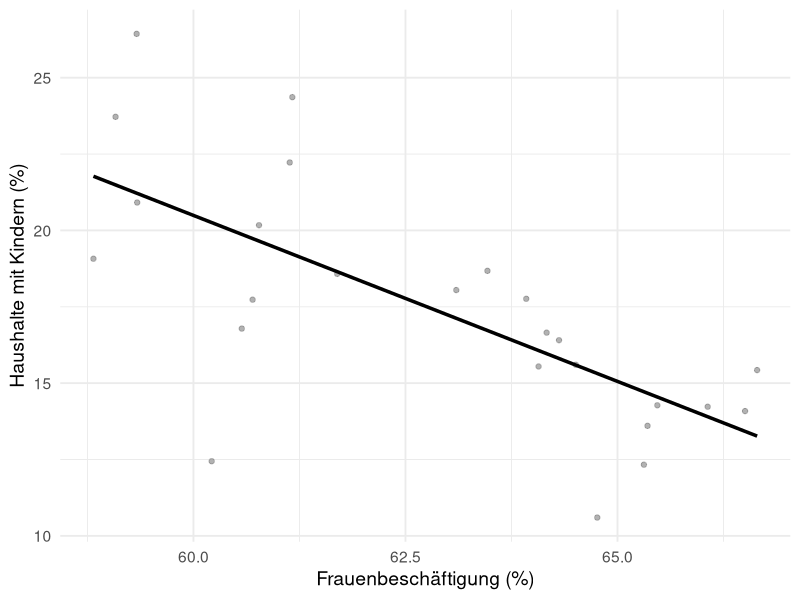

R code for this plot: (Note: this script raises an error after producing the figure.)
library(tidyverse)
library(readxl)
library(ggplot2)
library(dplyr)


# Einlesen der Bevölkerungsdaten (0–2 Jahre)


be_sheet <- read_excel("data/raw/export_be.xlsx", sheet = "BEVÖLKERUNG")

be_0bis2 <- be_sheet %>% 
  filter(
    Indikator == "Altersgruppen",
    Ausprägung == "bis 2 Jahre"
  ) %>%
  select(Indikator, Ausprägung, Jahr, Raumbezug, `Basiswert 1`)


# Einlesen der Kinderbetreuungsdaten (0–2 Jahre)


ki_sheet <- read_excel("data/raw/export_ki.xlsx", sheet = "KINDERBETREUUNG")

ki_0bis2 <- ki_sheet %>% 
  filter(
    Indikator == "Altersgruppen",
    Ausprägung == "bis 2 Jahre"
  ) %>% 
  select(Indikator, Ausprägung, Jahr, Raumbezug, `Basiswert 1`)


# Umbenennen der Variablen


be_0bis2 <- be_0bis2 %>%
  rename(kinder_total = `Basiswert 1`)

ki_0bis2 <- ki_0bis2 %>%
  rename(kinder_betreut = `Basiswert 1`)


# Zusammenführen der Bevölkerung und Betreuungszahlen


df_betreut <- left_join(
  be_0bis2,
  ki_0bis2,
  by = c("Jahr", "Raumbezug", "Indikator", "Ausprägung")
)


# Berechnung: unbetreute Kinder und Betreuungsanteile


df_betreut <- df_betreut %>%
  mutate(
    kinder_unbetreut = kinder_total - kinder_betreut,
    anteil_unbetreut = kinder_unbetreut / kinder_total * 100,
    anteil_betreut = kinder_betreut / kinder_total * 100
  )


# Filter für das Jahr 2024


df_2024 <- df_betreut %>%
  filter(Jahr == 2024)


# Einlesen: Beschäftigungsdaten (Anteil weiblich)


ar_sheet <- read_excel("data/raw/export_ar.xlsx", sheet = "ARBEITSMARKT")

df_emp <- ar_sheet %>%
  filter(
    Indikator == "Sozialversicherungspflichtig Beschäftigte - Anteil",
    Ausprägung == "weiblich"
  ) %>%
  mutate(
    Jahr = as.numeric(Jahr),
    emp_female_pct = 100 * `Basiswert 1` / `Basiswert 2`
  ) %>%
  select(Jahr, Raumbezug, emp_female_pct)


# Einlesen: Haushalte mit Kindern


df_households <- be_sheet %>%
  filter(
    Indikator == "Haushalte mit Kindern",
    Ausprägung == "insgesamt"
  ) %>%
  mutate(
    Jahr = as.numeric(Jahr),
    households_pct = 100 * `Basiswert 1` / `Basiswert 2`
  ) %>%
  select(Jahr, Raumbezug, households_pct)


# Zusammenführen der Beschäftigung + Haushalte


df_merged <- df_emp %>%
  inner_join(df_households,
             by = c("Jahr", "Raumbezug"))


# Hinzufügen der Betreuungsquote (0–2 Jahre, Jahr 2024)

df_2024 <- df_merged %>%
  inner_join(
    df_betreut %>%
      filter(Jahr == 2024) %>%
      select(Raumbezug, anteil_betreut),
    by = "Raumbezug"
  ) %>%
  filter(
    Jahr == 2024,
    Raumbezug != "Stadt München"   
  )



# Bildung von Quantilsgruppen (Niedrig / Mittel / Hoch)


quantiles_2024 <- quantile(df_2024$anteil_betreut,
                           probs = c(0, 1/3, 2/3, 1),
                           na.rm = TRUE)

df_2024 <- df_2024 %>%
  mutate(
    betreuung_group = cut(
      anteil_betreut,
      breaks = quantiles_2024,
      labels = c("Niedrig", "Mittel", "Hoch"),
      include.lowest = TRUE
    )
  )


# Korrelationsberechnung für Gesamt, Niedrig, Hoch


cor_total <- cor(df_2024$emp_female_pct,
                 df_2024$households_pct,
                 use = "complete.obs",
                 method = "pearson")

cor_low <- df_2024 %>%
  filter(betreuung_group == "Niedrig") %>%
  summarise(cor = cor(emp_female_pct, households_pct,
                      use="complete.obs", method="pearson")) %>%
  pull(cor)

cor_high <- df_2024 %>%
  filter(betreuung_group == "Hoch") %>%
  summarise(cor = cor(emp_female_pct, households_pct,
                      use="complete.obs", method="pearson")) %>%
  pull(cor)


# Vorbereitung der Grafikdaten


df_bar <- tibble(
  group = c("Gesamt", "Niedrige Betreuung", "Hohe Betreuung"),
  corr = c(cor_total, cor_low, cor_high)
)



# Vorbereitung für eine Legendengruppe:
# Wir erzeugen ein Mapping mit einer künstlichen Variable "gruppe"
df_lines <- bind_rows(
  df_2024 %>% mutate(gruppe = "Gesamt"),
  df_2024 %>% filter(betreuung_group == "Hoch") %>% mutate(gruppe = "Hohe Betreuung"),
  df_2024 %>% filter(betreuung_group == "Niedrig") %>% mutate(gruppe = "Niedrige Betreuung")
)

# Farben definieren (gleicher Farbton: tiefrot / hellrot + schwarz)
farben <- c(
  "Gesamt" = "black",
  "Hohe Betreuung" = "#e66101",     
  "Niedrige Betreuung" = "#fdb863"  
)


# --- Grafik 1: Nur Gesamtlinie, keine Gruppen, keine Legende ---

m_effekt_single <- ggplot(df_2024, 
                          aes(x = emp_female_pct, y = households_pct)) +
  geom_point(color = "grey50", alpha = 0.6) +
  geom_smooth(method = "lm", se = FALSE, color = "black", size = 1.2) +
  labs(
    x = "Frauenbeschäftigung (%)",
    y = "Haushalte mit Kindern (%)"
  ) +
  theme_minimal(base_size = 14) +
  theme(legend.position = "none")

m_effekt_single

saveRDS(m_effekt_single, "results/figures/m_effekt/m_effekt_01_singleline.rds")


# --- Grafik 2: Linien + farbcodierte Punkte nach Gruppe ---

# Punkte mit Gruppenfarbe (nur Hoch & Niedrig)
df_points_grouped <- df_2024 %>%
  filter(betreuung_group %in% c("Hoch", "Niedrig")) %>%
  mutate(gruppe = case_when(
    betreuung_group == "Hoch" ~ "Hohe Betreuung",
    betreuung_group == "Niedrig" ~ "Niedrige Betreuung"
  ))

# Gesamt-Punkte (grau)
df_points_gesamt <- df_2024 %>%
  filter(betreuung_group == "Mittel" | is.na(betreuung_group)) %>% 
  mutate(gruppe = "Gesamt")


m_effekt_colored_points <- ggplot() +
  
  # --- 1) Gesamt-Punkte (grau) ---
  geom_point(
    data = df_points_gesamt,
    aes(x = emp_female_pct, y = households_pct),
    color = "grey50",
    alpha = 0.6
  ) +
  
  # --- 2) Hoch + Niedrig Punkte---
  geom_point(
    data = df_points_grouped,
    aes(x = emp_female_pct, y = households_pct, color = gruppe),
    alpha = 0.8
  ) +
  
  # --- 3) Linien  ---
  geom_smooth(
    data = df_lines,
    aes(x = emp_female_pct, y = households_pct, color = gruppe),
    method = "lm",
    se = FALSE,
    size = 1.2
  ) +
  
  scale_color_manual(
    values = farben,
    name = "Linien:"
  ) +
  
  labs(
    x = "Frauenbeschäftigung (%)",
    y = "Haushalte mit Kindern (%)"
  ) +
  theme_minimal(base_size = 14)

m_effekt_colored_points

saveRDS(m_effekt_colored_points,
        "results/figures/m_effekt/m_effekt_02_colored.rds")
